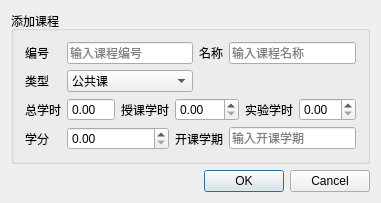
<?xml version="1.0" encoding="UTF-8"?>
<ui version="4.0">
 <class>AddClass</class>
 <widget class="QDialog" name="AddClass">
  <property name="geometry">
   <rect>
    <x>0</x>
    <y>0</y>
    <width>359</width>
    <height>184</height>
   </rect>
  </property>
  <property name="maximumSize">
   <size>
    <width>380</width>
    <height>200</height>
   </size>
  </property>
  <property name="windowTitle">
   <string>添加课程</string>
  </property>
  <property name="windowIcon">
   <iconset resource="Client.qrc">
    <normaloff>:/Client/icon.png</normaloff>:/Client/icon.png</iconset>
  </property>
  <layout class="QGridLayout" name="gridLayout_2">
   <item row="0" column="0">
    <widget class="QGroupBox" name="groupBox">
     <property name="title">
      <string>添加课程</string>
     </property>
     <layout class="QGridLayout" name="gridLayout">
      <item row="0" column="0">
       <widget class="QLabel" name="label">
        <property name="sizePolicy">
         <sizepolicy hsizetype="Fixed" vsizetype="Preferred">
          <horstretch>0</horstretch>
          <verstretch>0</verstretch>
         </sizepolicy>
        </property>
        <property name="text">
         <string>编号</string>
        </property>
        <property name="buddy">
         <cstring>id</cstring>
        </property>
       </widget>
      </item>
      <item row="0" column="1" colspan="3">
       <widget class="QLineEdit" name="id">
        <property name="placeholderText">
         <string>输入课程编号</string>
        </property>
       </widget>
      </item>
      <item row="0" column="4">
       <widget class="QLabel" name="label_2">
        <property name="sizePolicy">
         <sizepolicy hsizetype="Fixed" vsizetype="Preferred">
          <horstretch>0</horstretch>
          <verstretch>0</verstretch>
         </sizepolicy>
        </property>
        <property name="text">
         <string>名称</string>
        </property>
        <property name="buddy">
         <cstring>name</cstring>
        </property>
       </widget>
      </item>
      <item row="0" column="5" colspan="3">
       <widget class="QLineEdit" name="name">
        <property name="placeholderText">
         <string>输入课程名称</string>
        </property>
       </widget>
      </item>
      <item row="1" column="0">
       <widget class="QLabel" name="label_3">
        <property name="sizePolicy">
         <sizepolicy hsizetype="Fixed" vsizetype="Preferred">
          <horstretch>0</horstretch>
          <verstretch>0</verstretch>
         </sizepolicy>
        </property>
        <property name="text">
         <string>类型</string>
        </property>
        <property name="buddy">
         <cstring>type</cstring>
        </property>
       </widget>
      </item>
      <item row="1" column="1" colspan="3">
       <widget class="QComboBox" name="type">
        <property name="sizePolicy">
         <sizepolicy hsizetype="Expanding" vsizetype="Fixed">
          <horstretch>0</horstretch>
          <verstretch>0</verstretch>
         </sizepolicy>
        </property>
        <item>
         <property name="text">
          <string>公共课</string>
         </property>
        </item>
        <item>
         <property name="text">
          <string>必修课</string>
         </property>
        </item>
        <item>
         <property name="text">
          <string>选修课</string>
         </property>
        </item>
       </widget>
      </item>
      <item row="1" column="4" colspan="4">
       <spacer name="horizontalSpacer">
        <property name="orientation">
         <enum>Qt::Horizontal</enum>
        </property>
        <property name="sizeHint" stdset="0">
         <size>
          <width>148</width>
          <height>20</height>
         </size>
        </property>
       </spacer>
      </item>
      <item row="2" column="0">
       <widget class="QLabel" name="label_4">
        <property name="sizePolicy">
         <sizepolicy hsizetype="Fixed" vsizetype="Preferred">
          <horstretch>0</horstretch>
          <verstretch>0</verstretch>
         </sizepolicy>
        </property>
        <property name="text">
         <string>总学时</string>
        </property>
        <property name="buddy">
         <cstring>timeTotal</cstring>
        </property>
       </widget>
      </item>
      <item row="2" column="1">
       <widget class="QDoubleSpinBox" name="timeTotal">
        <property name="sizePolicy">
         <sizepolicy hsizetype="Expanding" vsizetype="Fixed">
          <horstretch>0</horstretch>
          <verstretch>0</verstretch>
         </sizepolicy>
        </property>
        <property name="readOnly">
         <bool>true</bool>
        </property>
        <property name="buttonSymbols">
         <enum>QAbstractSpinBox::NoButtons</enum>
        </property>
        <property name="maximum">
         <double>199.990000000000009</double>
        </property>
       </widget>
      </item>
      <item row="2" column="2">
       <widget class="QLabel" name="label_5">
        <property name="sizePolicy">
         <sizepolicy hsizetype="Fixed" vsizetype="Preferred">
          <horstretch>0</horstretch>
          <verstretch>0</verstretch>
         </sizepolicy>
        </property>
        <property name="text">
         <string>授课学时</string>
        </property>
        <property name="buddy">
         <cstring>timeClass</cstring>
        </property>
       </widget>
      </item>
      <item row="2" column="3" colspan="3">
       <widget class="QDoubleSpinBox" name="timeClass">
        <property name="sizePolicy">
         <sizepolicy hsizetype="Expanding" vsizetype="Fixed">
          <horstretch>0</horstretch>
          <verstretch>0</verstretch>
         </sizepolicy>
        </property>
        <property name="minimumSize">
         <size>
          <width>0</width>
          <height>0</height>
         </size>
        </property>
       </widget>
      </item>
      <item row="2" column="6">
       <widget class="QLabel" name="label_6">
        <property name="sizePolicy">
         <sizepolicy hsizetype="Fixed" vsizetype="Preferred">
          <horstretch>0</horstretch>
          <verstretch>0</verstretch>
         </sizepolicy>
        </property>
        <property name="text">
         <string>实验学时</string>
        </property>
        <property name="buddy">
         <cstring>timeExp</cstring>
        </property>
       </widget>
      </item>
      <item row="2" column="7">
       <widget class="QDoubleSpinBox" name="timeExp">
        <property name="sizePolicy">
         <sizepolicy hsizetype="Expanding" vsizetype="Fixed">
          <horstretch>0</horstretch>
          <verstretch>0</verstretch>
         </sizepolicy>
        </property>
       </widget>
      </item>
      <item row="3" column="0">
       <widget class="QLabel" name="label_7">
        <property name="sizePolicy">
         <sizepolicy hsizetype="Fixed" vsizetype="Preferred">
          <horstretch>0</horstretch>
          <verstretch>0</verstretch>
         </sizepolicy>
        </property>
        <property name="text">
         <string>学分</string>
        </property>
        <property name="buddy">
         <cstring>credit</cstring>
        </property>
       </widget>
      </item>
      <item row="3" column="1" colspan="2">
       <widget class="QDoubleSpinBox" name="credit">
        <property name="sizePolicy">
         <sizepolicy hsizetype="Expanding" vsizetype="Fixed">
          <horstretch>0</horstretch>
          <verstretch>0</verstretch>
         </sizepolicy>
        </property>
       </widget>
      </item>
      <item row="3" column="3" colspan="2">
       <widget class="QLabel" name="label_8">
        <property name="sizePolicy">
         <sizepolicy hsizetype="Fixed" vsizetype="Preferred">
          <horstretch>0</horstretch>
          <verstretch>0</verstretch>
         </sizepolicy>
        </property>
        <property name="text">
         <string>开课学期</string>
        </property>
        <property name="buddy">
         <cstring>term</cstring>
        </property>
       </widget>
      </item>
      <item row="3" column="5" colspan="3">
       <widget class="QLineEdit" name="term">
        <property name="placeholderText">
         <string>输入开课学期</string>
        </property>
       </widget>
      </item>
     </layout>
    </widget>
   </item>
   <item row="1" column="0">
    <widget class="QDialogButtonBox" name="buttonBox">
     <property name="standardButtons">
      <set>QDialogButtonBox::Cancel|QDialogButtonBox::Ok</set>
     </property>
    </widget>
   </item>
  </layout>
 </widget>
 <layoutdefault spacing="6" margin="11"/>
 <resources>
  <include location="Client.qrc"/>
 </resources>
 <connections/>
</ui>
